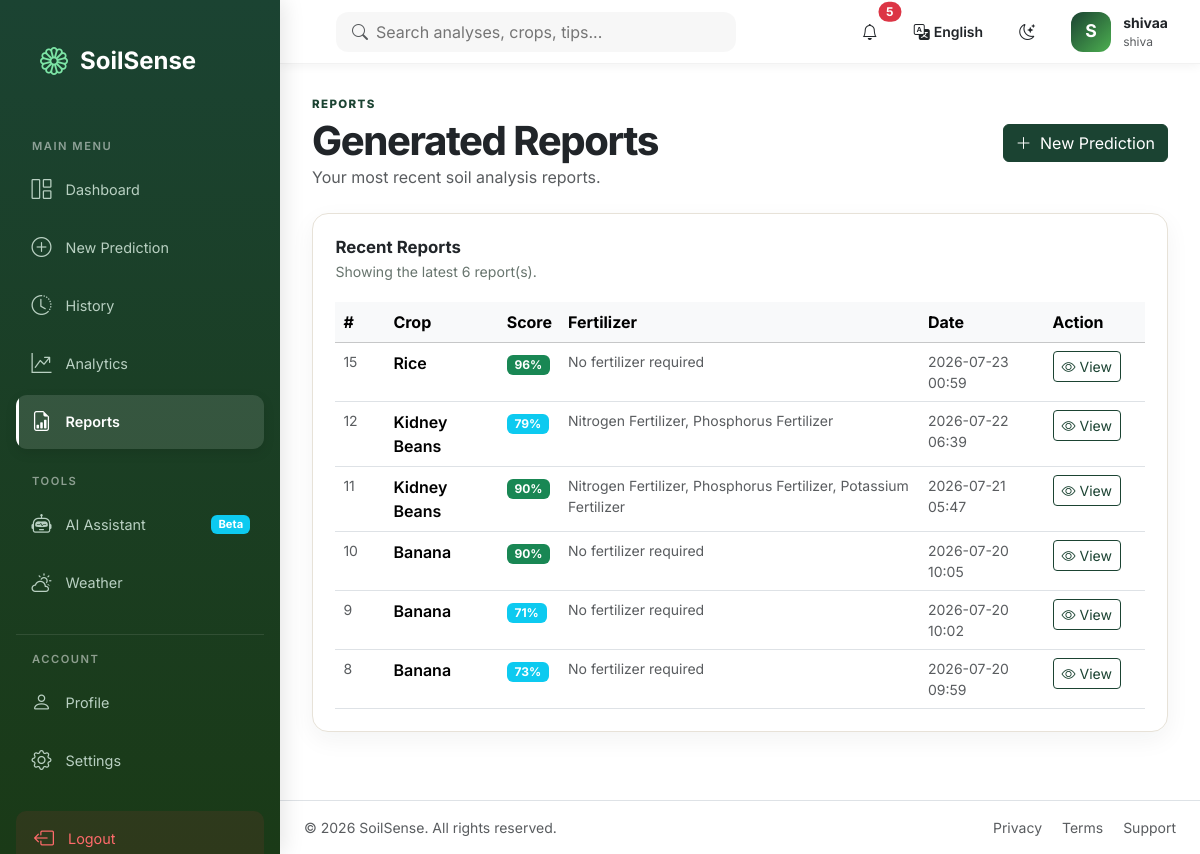
Screenshot of /reports (signed in) with the database file from the repository.
### tables this page shows
CREATE TABLE history(
            id INTEGER PRIMARY KEY AUTOINCREMENT,
            crop TEXT,
            soil_score INTEGER,
            fertilizer TEXT
        , created_at TEXT, user_id INTEGER REFERENCES users(id), N REAL, P REAL, K REAL, ph REAL, temperature REAL, humidity REAL, rainfall REAL);

### app.py (the view)
@app.route("/reports")
@login_required
def reports() -> str:
    try:
        user_id = session.get("user_id")
        with get_database_connection() as connection:
            recent_predictions = connection.execute(
                """SELECT id, crop, soil_score, fertilizer, created_at
                   FROM history
                   WHERE user_id = ?
                   ORDER BY created_at DESC
                   LIMIT 20""",
                (user_id,)
            ).fetchall()
        return render_template("reports.html", predictions=recent_predictions)
    except sqlite3.Error:
        app.logger.exception("Failed to load reports")
        flash("Unable to load reports.", "warning")
        return render_template("reports.html", predictions=[])

### app.py (called while the page is built)
def get_database_connection() -> sqlite3.Connection:
    connection = sqlite3.connect(app.config["DATABASE"])
    connection.row_factory = sqlite3.Row
    connection.execute("PRAGMA foreign_keys = ON")
    return connection

def login_required(view: Callable[..., Any]) -> Callable[..., Any]:
    @wraps(view)
    def wrapped_view(*args: Any, **kwargs: Any) -> Any:
        if "user_id" not in session:
            flash("Please log in to access the soil health system.", "warning")
            return redirect(url_for("login", next=request.path))
        return view(*args, **kwargs)
    return wrapped_view

def format_relative_time(timestamp_str: str) -> str:
    try:
        then = datetime.fromisoformat(timestamp_str)
    except (TypeError, ValueError):
        return timestamp_str or ""
    seconds = (datetime.utcnow() - then).total_seconds()
    if seconds < 60:
        return "Just now"
    if seconds < 3600:
        minutes = int(seconds // 60)
        return f"{minutes} minute{'s' if minutes != 1 else ''} ago"
    if seconds < 86400:
        hours = int(seconds // 3600)
        return f"{hours} hour{'s' if hours != 1 else ''} ago"
    if seconds < 172800:
        return "Yesterday"
    if seconds < 604800:
        days = int(seconds // 86400)
        return f"{days} days ago"
    return then.strftime("%b %d, %Y")

@app.context_processor
def inject_notifications() -> dict[str, Any]:
    user_id = session.get("user_id")
    if not user_id:
        return {"notifications": []}
    try:
        return {"notifications": get_recent_notifications(user_id, session.get("language", "en"))}
    except sqlite3.Error:
        app.logger.exception("Failed to load notifications")
        return {"notifications": []}

@app.context_processor
def inject_translations() -> dict[str, Any]:
    lang = session.get("language", "en")
    return {
        "t": lambda key: translate(key, lang),
        "tf": lambda text: translate_fertilizer(text, lang),
        "tc": lambda crop: translate_crop(crop, lang),
        "current_language": lang,
        "supported_languages": SUPPORTED_LANGUAGES,
    }

### translations.py (called while the page is built)
def translate(key: str, lang: str) -> str:
    return TRANSLATIONS.get(lang, {}).get(key) or TRANSLATIONS["en"].get(key, key)

def translate_crop(name: str, lang: str) -> str:
    if not name:
        return name
    key = name.strip().lower()
    return CROP_NAMES.get(lang, {}).get(key) or CROP_NAMES["en"].get(key, name.title())

### templates/reports.html (shortened to what this page needs)
{% extends "base.html" %}
{% block content %}
<section class="page-heading d-flex flex-column flex-md-row justify-content-between align-items-md-center gap-3 mb-4">
  <div>
    <p class="eyebrow mb-1">{{ t('reports_eyebrow') }}</p>
    <h1>{{ t('generated_reports') }}</h1>
    <p class="text-body-secondary mb-0">{{ t('reports_desc') }}</p>
  </div>
  <a class="btn btn-primary" href="{{ url_for('home') }}">
    <i class="bi bi-plus-lg me-1"></i> {{ t('new_prediction') }}
  </a>
</section>
<section class="panel-card">
  <div class="panel-header d-flex justify-content-between align-items-center">
    <div>
      <h2>{{ t('recent_reports') }}</h2>
      <p>{{ t('showing_latest_reports').replace('{n}', predictions|length|string) }}</p>
    </div>
  </div>
  {% if predictions %}
  <div class="table-responsive">
    <table class="table table-hover mb-0">
      <thead class="table-light">
        <tr>
          <th style="width: 50px;">#</th>
          <th>{{ t('crop') }}</th>
          <th>{{ t('score') }}</th>
          <th>{{ t('fertilizer') }}</th>
          <th>{{ t('date') }}</th>
          <th style="width: 100px;">{{ t('action') }}</th>
        </tr>
      </thead>
      <tbody>
        {% for pred in predictions %}
        <tr>
          <td class="text-muted small">{{ pred.id }}</td>
          <td class="fw-semibold">{{ tc(pred.crop) }}</td>
          <td>
            <span class="badge {% if pred.soil_score >= 80 %}bg-success{% elif pred.soil_score >= 60 %}bg-info{% elif pred.soil_score >= 40 %}bg-warning{% else %}bg-danger{% endif %}">
              {{ pred.soil_score }}%
            </span>
          </td>
          <td class="small text-muted">{{ tf(pred.fertilizer) }}</td>
          <td class="small text-muted">{{ pred.created_at[:16] if pred.created_at else 'N/A' }}</td>
          <td>
            <a href="{{ url_for('report', prediction_id=pred.id) }}" class="btn btn-sm btn-outline-primary" title="{{ t('view_report') }}">
              <i class="bi bi-eye"></i> {{ t('view') }}
            </a>
          </td>
        </tr>
        {% endfor %}
      </tbody>
    </table>
  </div>
  {% endif %}
</section>
{% endblock %}

### static/css/style.css (style rules this page uses)
:root { --brand:#1b4332;--brand-light:#40916c;--accent:#d9a441;--surface:#fff;--canvas:#faf7f2;--text:#17231d;--muted:#68756e;--border:#e7e2d8;--sidebar:#0f2818 }
body { background:var(--canvas);color:var(--text);font-family:Inter,system-ui,sans-serif;transition:.25s }
.page-heading h1 { font-weight:750;letter-spacing:-.035em;margin:0 }
.eyebrow { color:var(--brand);font-size:.72rem;letter-spacing:.12em;font-weight:800 }
.metric-card,.panel-card,.chat-panel { background:var(--surface);border:1px solid var(--border);border-radius:1rem;box-shadow:0 8px 24px #142b1f0d }
.metric-card p,.metric-card small,.panel-header p { margin:0;color:var(--muted) }
.panel-card { padding:1.4rem }
.panel-header h2 { font-size:1.05rem;font-weight:700;margin:0 }
.panel-header p { font-size:.88rem;margin:.25rem 0 1.25rem }

### templates/base.html (style rules this page uses)
:root { --sidebar-width: 280px; --topbar-height: 64px; --brand-color: #1b4332; --brand-hover: #0f2818; --brand-light: #40916c; --brand-accent: #d9a441; --transition-base: all 0.3s cubic-bezier(0.4, 0, 0.2, 1); --bs-primary: #1b4332; --bs-primary-rgb: 27, 67, 50; }
.btn-primary { --bs-btn-bg: var(--brand-color); --bs-btn-border-color: var(--brand-color); --bs-btn-hover-bg: var(--brand-hover); --bs-btn-hover-border-color: var(--brand-hover); --bs-btn-active-bg: var(--brand-hover); --bs-btn-active-border-color: var(--brand-hover); --bs-btn-disabled-bg: var(--brand-color); --bs-btn-disabled-border-color: var(--brand-color); }
.btn-outline-primary { --bs-btn-color: var(--brand-color); --bs-btn-border-color: var(--brand-color); --bs-btn-hover-bg: var(--brand-color); --bs-btn-hover-border-color: var(--brand-color); --bs-btn-active-bg: var(--brand-color); --bs-btn-active-border-color: var(--brand-color); }
a { color: var(--brand-color); }
body { font-family: 'Inter', -apple-system, BlinkMacSystemFont, 'Segoe UI', Roboto, sans-serif; background: var(--bs-body-bg); color: var(--bs-body-color); transition: var(--transition-base); overflow-x: hidden; }

### rows the page displays
history: id "15", crop "Rice", soil_score "96", fertilizer "No fertilizer required", created_at "2026-07-23 00:59", t "View"
history: id "12", crop "Kidney Beans", soil_score "79", fertilizer "Nitrogen Fertilizer, Phosphorus Fertilizer", created_at "2026-07-22 06:39", t "View"
history: id "11", crop "Kidney Beans", soil_score "90", fertilizer "Nitrogen Fertilizer, Phosphorus Fertilizer, Potassium Fertilizer", created_at "2026-07-21 05:47", t "View"
history: id "10", crop "Banana", soil_score "90", fertilizer "No fertilizer required", created_at "2026-07-20 10:05", t "View"
history: id "9", crop "Banana", soil_score "71", fertilizer "No fertilizer required", created_at "2026-07-20 10:02", t "View"
history: id "8", crop "Banana", soil_score "73", fertilizer "No fertilizer required", created_at "2026-07-20 09:59", t "View"

### other values shown
{{ t('main_menu') }} "MAIN MENU"
{{ t('dashboard') }} "Dashboard"
{{ t('new_prediction') }} "New Prediction"
{{ t('history') }} "History"
{{ t('analytics') }} "Analytics"
{{ t('reports') }} "Reports"
{{ t('tools') }} "TOOLS"
{{ t('ai_assistant') }} "AI Assistant"
{{ t('weather') }} "Weather"
{{ t('account') }} "ACCOUNT"
{{ t('profile') }} "Profile"
{{ t('settings') }} "Settings"
{{ t('logout') }} "Logout"
{{ notifications|length }} "5"
{{ supported_languages[current_language] }} "English"
